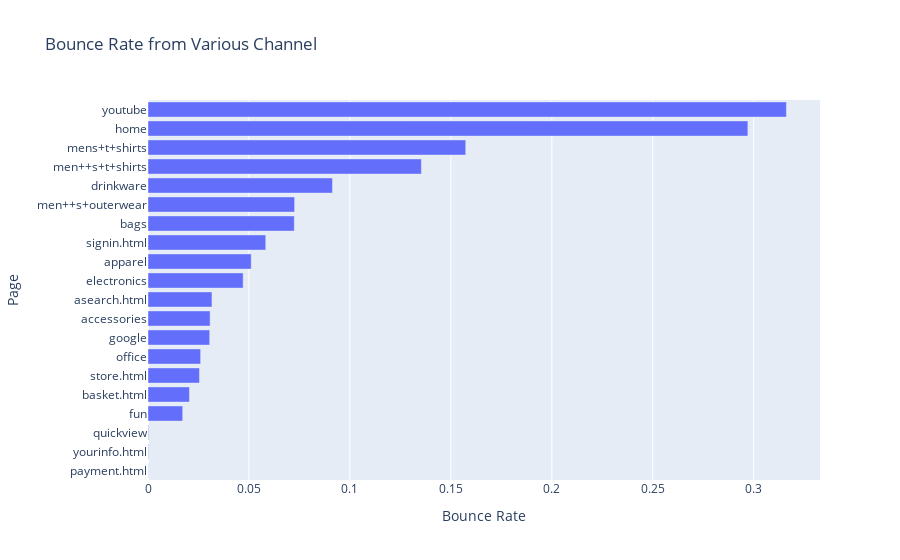

Source (notebook cell):
### Code cell
fig = px.bar(df.head(20).sort_values(by='bounce_rate'), y='page', x='bounce_rate',
            title='Bounce Rate from Various Channel',
            labels={'bounce_rate': 'Bounce Rate',
                    'page': 'Page'},
            orientation='h')

fig.show()

### Figure 1 — Plotly figure (JSON) as saved in the notebook; plotly's stock layout.template omitted (floating-point values rounded to 4 significant figures)
{"data": [{"alignmentgroup": "True", "hovertemplate": "Bounce Rate=%{x}<br>Page=%{y}<extra></extra>", "legendgroup": "", "marker": {"color": "#636efa", "pattern": {"shape": ""}}, "name": "", "offsetgroup": "", "orientation": "h", "showlegend": false, "textposition": "auto", "type": "bar", "x": [8.378e-05, 0.0001865, 0.0002695, 0.01718, 0.02054, 0.0255, 0.02607, 0.03056, 0.03076, 0.03168, 0.04712, 0.05112, 0.05832, 0.07246, 0.07261, 0.09138, 0.1354, 0.1574, 0.2971, 0.3162], "xaxis": "x", "y": ["payment.html", "yourinfo.html", "quickview", "fun", "basket.html", "store.html", "office", "google", "accessories", "asearch.html", "electronics", "apparel", "signin.html", "bags", "men++s+outerwear", "drinkware", "men++s+t+shirts", "mens+t+shirts", "home", "youtube"], "yaxis": "y"}], "layout": {"barmode": "relative", "legend": {"tracegroupgap": 0}, "title": {"text": "Bounce Rate from Various Channel"}, "xaxis": {"anchor": "y", "domain": [0, 1], "title": {"text": "Bounce Rate"}}, "yaxis": {"anchor": "x", "domain": [0, 1], "title": {"text": "Page"}}}}
